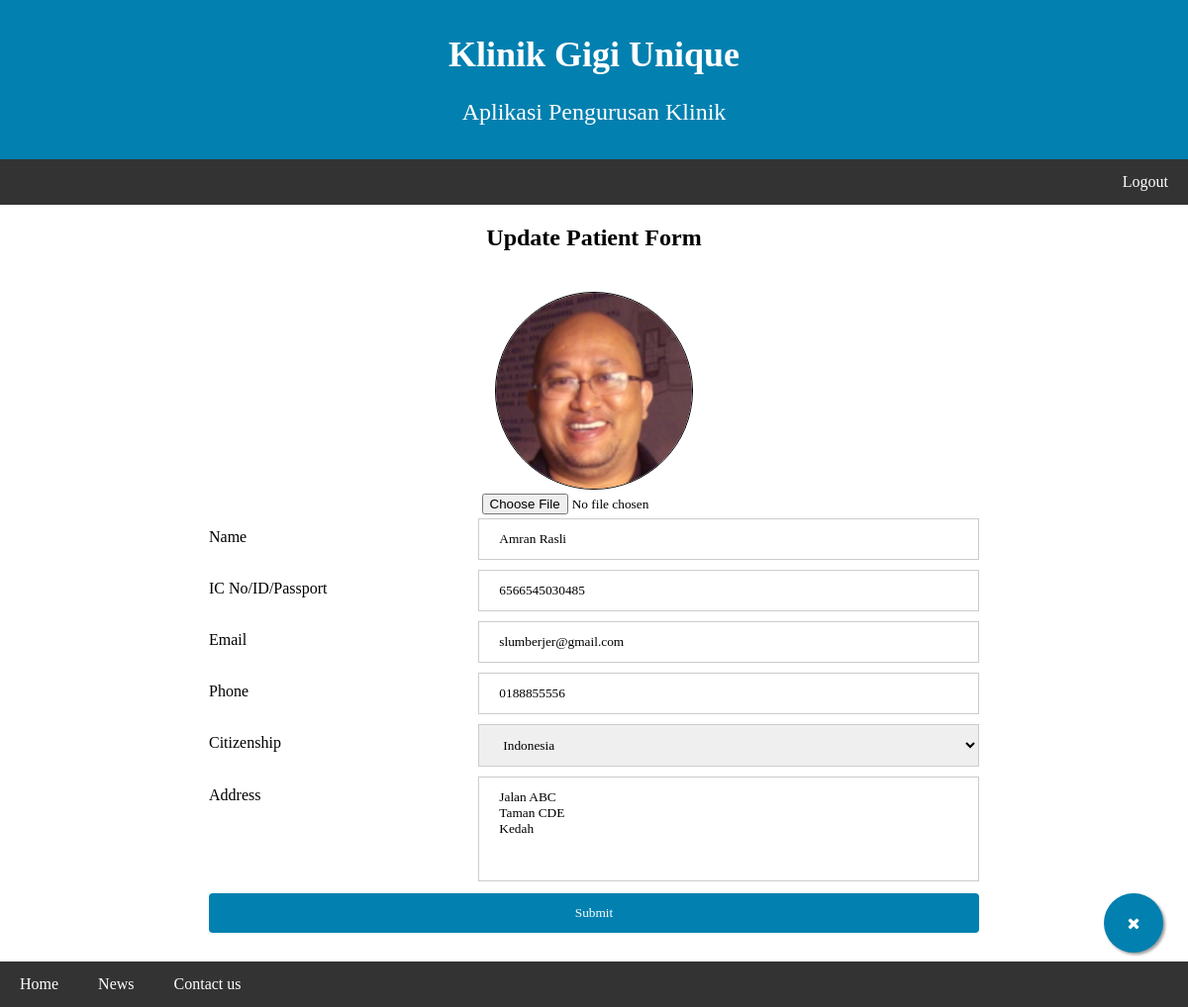
The app's page /webapp/php/updatepatient.php?icno=6566545030485 (signed in) with its own data.
### tables this page shows
CREATE TABLE `tbl_patients` (
  `icno` varchar(20) NOT NULL,
  `name` varchar(50) NOT NULL,
  `address` varchar(300) NOT NULL,
  `citizenship` varchar(50) NOT NULL,
  `email` varchar(50) NOT NULL,
  `phone` varchar(15) NOT NULL,
  `date_reg` datetime(6) NOT NULL DEFAULT current_timestamp(6)
);

### webapp/php/updatepatient.php (the view, shortened to what this page needs)
<?php
include_once("dbconnect.php");
if ($_SESSION["session_id"]) {
    if (isset($_GET["icno"])){
        $icno = $_GET["icno"];
    }
    $sqlpatient = "SELECT * FROM tbl_patients WHERE icno = '$icno'";
    $stmtpat = $conn->prepare($sqlpatient);
    $stmtpat->execute();
    $row = $stmtpat->fetchAll();
    foreach ($row as $patient) {
        $name = $patient['name'];
        $address = $patient['address'];
        $citizenship = $patient['citizenship'];
        $email = $patient['email'];
        $phone = $patient['phone'];
    }
} else {
    echo "<script> alert('Session not available. Please login')</script>";
    echo "<script> window.location.replace('../login.php')</script>";
}
?>
<!DOCTYPE html>
<html>
<head>
    <link rel="stylesheet" href="../css/style.css">
    <link rel="stylesheet" href="https://maxcdn.bootstrapcdn.com/font-awesome/4.5.0/css/font-awesome.min.css">
    <link rel="stylesheet" href="https://cdnjs.cloudflare.com/ajax/libs/font-awesome/4.7.0/css/font-awesome.min.css">
</head>
<body>
    <div class="header">
        <h1>Klinik Gigi Unique</h1>
        <p>Aplikasi Pengurusan Klinik</p>
    </div>
    <div class="topnavbar" id="myTopnav">
        <a href="../login.php?status=logout" onclick="logout()" class="right">Logout</a>
    </div>
    <center>
        <h2>Update Patient Form</h2>
        <div class="main-landing">
            <div class="container-patient">
                <form name="updateuserForm" action="updatepatient.php" onsubmit="return updatePatientDialog()" method="post" enctype="multipart/form-data">
                    <center>
                        <div class="row-single">
                            <img class="imgselection" src="../images/patients/<?php echo $icno?>.png" onerror=this.onerror=null;this.src="../images/patients/profile.png"><br>
                            <input type="file" onchange="previewFile()" name="fileToUpload" id="fileToUpload"><br>
                        </div>
                        <div class="row">
                            <div class="col-25">
                                <label for="fname">Name</label>
                            </div>
                            <div class="col-75">
                                <input type="text" id="idname" name="name" placeholder="Patient name.." value = "<?php echo $name; ?>" required>
                            </div>
                        </div>
                        <div class="row">
                            <div class="col-25">
                                <label for="lic">IC No/ID/Passport</label>
                            </div>
                            <div class="col-75">
                                <input type="text" id="idic" name="icno" placeholder="IC/ID number" value="<?php echo $icno; ?>" readonly="readonly">
                            </div>
                        </div>
                        <div class="row">
                            <div class="col-25">
                                <label for="lname">Email</label>
                            </div>
                            <div class="col-75">
                                <input type="text" id="idemail" name="email" value="<?php echo $email; ?>" placeholder="Patient email if available/ Write 'NA' if not available" required>
                            </div>
                        </div>
                        <div class="row">
                            <div class="col-25">
                                <label for="lphone">Phone</label>
                            </div>
                            <div class="col-75">
                                <input type="tel" id="idphone" name="phone" placeholder="Your phone number.." value="<?php echo $phone; ?>" required>
                            </div>
                        </div>
                        <div class="row">
                            <div class="col-25">
                                <label for="citizen">Citizenship</label>
                            </div>
                            <div class="col-75">
                            <?php
                                echo "<select name='citizenship' id='citizenid'>
                                <option value='Malaysia'" . ($citizenship == 'Malaysia' ? ' selected' : '') . ">Malaysia</option>
                                <option value='Indonesia'" . ($citizenship == 'Indonesia' ? ' selected' : '') . ">Indonesia</option>
                                <option value='Thailand'" . ($citizenship == 'Thailand' ? ' selected' : '') . ">Thailand</option>
                                <option value='Bangladesh'" . ($citizenship == 'Bangladesh' ? ' selected' : '') . ">Bangladesh</option>
                                <option value='China'" . ($citizenship == 'China' ? ' selected' : '') . ">China</option>
                                <option value='India'" . ($citizenship == 'India' ? ' selected' : '') . ">India</option>
                                <option value='Others'" . ($citizenship == 'Others' ? ' selected' : '') . ">Others</option>
                                </select>";
                                ?>
                            </div>
                        </div>
                        <div class="row">
                            <div class="col-25">
                                <label for="faddress">Address</label>
                            </div>
                            <div class="col-75">
                                <textarea type="text" cols="110%" rows="5" id="idaddress" name="address" resize="none" placeholder="Patient Address" required><?php echo $address; ?></textarea>
                            </div>
                        </div>
                        <div class="row">
                            <input type="submit" name="submit" value="Submit">
                        </div>
                    </center>
                </form>
            </div>
            <a href="mainpage.php" class="float">
                <i class="fa fa-close my-float"></i>
            </a>
        </div>
        <div class="bottomnavbar">
            <a href="mainpage.php">Home</a>
            <a href="news.php">News</a>
            <a href="contactus.php">Contact us</a>
        </div>
</body>
</html>

### webapp/css/style.css (style rules this page uses)
* { box-sizing: border-box; }
html, body { font-family: Garamond, serif; margin-top: 0; margin-left: 0; margin-right: 0; margin-bottom: 0; align-items: center; height: 100%; }
.header { padding: 10px; text-align: center; background: #0280b0; color: white; }
.topnavbar { overflow: hidden; background-color: #333; width: 100%; }
.topnavbar a { float: left; display: block; color: white; text-align: center; padding: 14px 20px; text-decoration: none; }
.topnavbar a.right { float: right; }
.bottomnavbar { overflow: hidden; background-color: #333; width: 100%; position: fixed; bottom: 0; width: 100%; }
.bottomnavbar a { float: left; display: block; color: white; text-align: center; padding: 14px 20px; text-decoration: none; }
label { padding: 12px 12px 12px 0; display: inline-block; }
a { text-decoration: none; color: black; }
textarea { resize: none; }
.imgselection { height: 200px; width: 200px; overflow: hidden; border-radius: 50%; display: inline-block; border: 1px solid black; }
input[type=text], input[type=tel], input[type=password], input[type=number],select { width: 100%; padding: 12px 20px; margin: 2px 0; display: inline-block; border: 1px solid #ccc; box-sizing: border-box; }
textarea { max-width: 100%; padding: 12px 20px; margin: 2px 0; display: inline-block; border: 1px solid #ccc; box-sizing: border-box; }
input[type=submit] { background-color: #0280b0; color: white; padding: 12px 20px; border: none; border-radius: 4px; cursor: pointer; float: right; width: 100%; }
.col-25 { float: left; width: 35%; text-align: left; }
.col-75 { float: left; width: 65%; text-align: left; }
.row:after { content: ""; display: table; clear: both; }
.row-single:after { content: ""; display: table; clear: both; }
.row { padding: 1px; text-align: center; display: inline-block; align-content: center; }
.row-single { padding: 1px; text-align: center; display: inline-block; width: 100%; }
.float { position: fixed; width: 60px; height: 60px; bottom: 55px; right: 25px; background-color: #0280b0; color: #FFF; border-radius: 50px; text-align: center; box-shadow: 2px 2px 3px #999; }
.my-float { margin-top: 22px; }
h1, h2, h3, h4, h5, h6, button, input, select, textarea { font-family: Garamond, serif; }
@media screen and (min-width: 601px) { .header h1 { font-size: 4vw; } }
@media screen and (min-width: 601px) { .header p { font-size: 2vw; } }
@media screen and (min-width: 601px) { .row { width: 100%; } }
@media screen and (min-width: 601px) { .row-single { width: 80%; } }
@media screen and (min-width: 601px) { .main-landing { padding-top: 20px; padding-bottom: 100px; } }
@media screen and (min-width: 601px) { .container-patient { padding-top: 10px; padding-bottom: 20px; padding-left: 10px; padding-right: 10px; max-width: 800px; } }
@media screen and (min-width: 1000px) { .header h1 { font-size: 2vw; } }
@media screen and (min-width: 1000px) { .header p { font-size: 1vw; } }
@media screen and (min-width: 1000px) { .main-landing { padding-top: 10px; padding-bottom: 50px; padding-left: 80px; padding-right: 80px; } }
@media screen and (min-width: 1000px) { .header h1 { font-size: 3vw; } }
@media screen and (min-width: 1000px) { .header p { font-size: 2vw; } }
@media screen and (min-width: 1000px) { .container-patient { padding-top: 10px; padding-bottom: 20px; padding-left: 10px; padding-right: 10px; max-width: 800px; } }

### records on screen
tbl_patients: name "Amran Rasli", email "slumberjer@gmail.com", phone "0188855556", citizenship "Indonesia", address "Jalan ABC Taman CDE Kedah"
